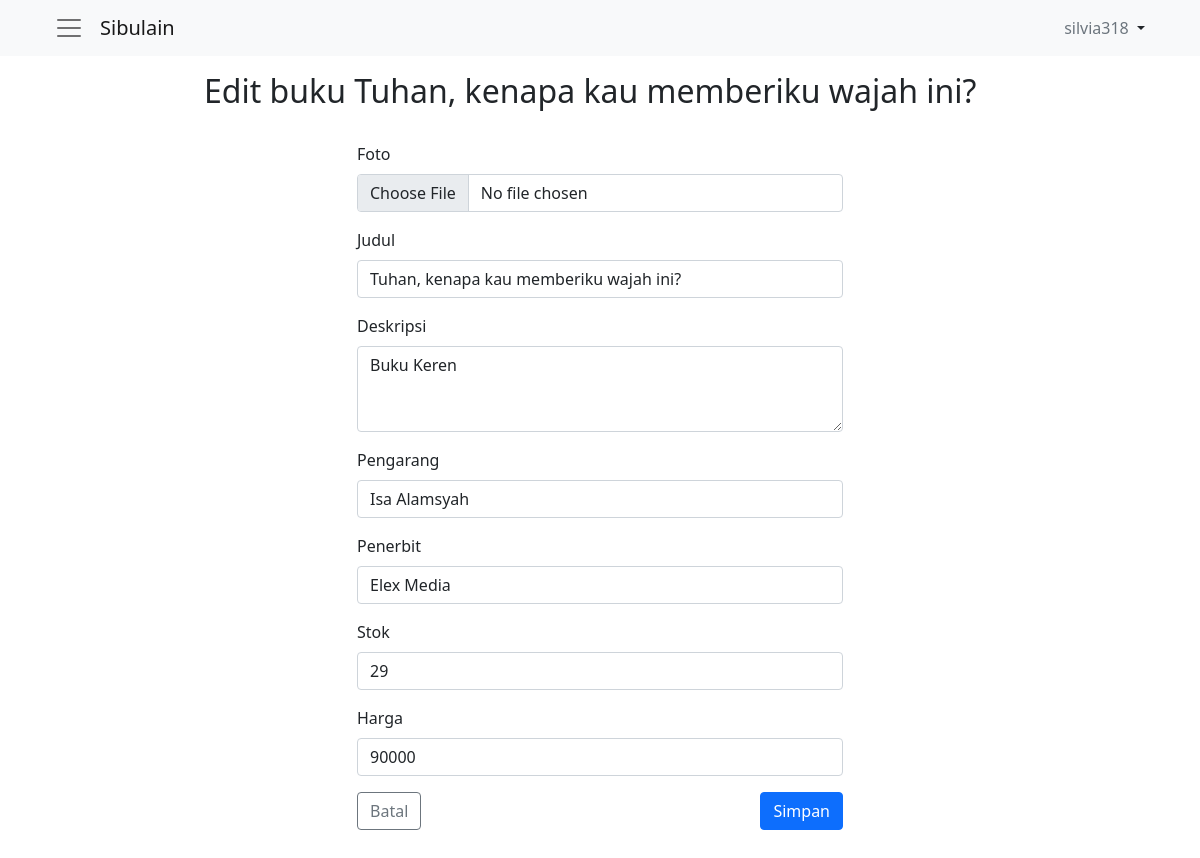
The page /edit.php?hal=edit&kd_buku=36 (signed in) on the database its author committed.
### tables this page shows
CREATE TABLE `buku` (
  `kd_buku` int(11) NOT NULL,
  `foto` varchar(200) NOT NULL,
  `judul` varchar(100) NOT NULL,
  `deskripsi` varchar(200) NOT NULL,
  `pengarang` varchar(30) NOT NULL,
  `penerbit` varchar(20) NOT NULL,
  `stok` int(11) NOT NULL,
  `harga` bigint(20) NOT NULL
);

### edit.php (the view, shortened to what this page needs)
<?php
$username = $_SESSION["username"];
require_once('components.php');
$components = new Components();
include "koneksi.php";
if ($_GET['hal'] == "edit") {
    $sql = "SELECT * FROM buku WHERE kd_buku ='$_GET[kd_buku]'";
    $query = mysqli_query($conn, $sql);
    $prd = mysqli_fetch_array($query);
    if ($prd) {
        $Judul = $prd['judul'];
        $Deskripsi = $prd['deskripsi'];
        $Pengarang = $prd['pengarang'];
        $Penerbit = $prd['penerbit'];
        $stok = $prd['stok'];
        $Harga = $prd['harga'];
    }
}
?>
<!doctype html>
<html lang="en">
<head>
    <link href="https://cdn.jsdelivr.net/npm/bootstrap@5.1.3/dist/css/bootstrap.min.css" rel="stylesheet">
</head>
<body>
    <?= $components->sidebar($username) ?>
    <div>
        <div class="row py-3">
            <div class="col-10 col-md-8 mx-auto">
                <div class="col-sm">
                    <h2>Edit buku <?= $Judul ?></h2>
                </div>
            </div>
        </div>
    </div>
    <div>
        <div class="row py-2">
            <div class="col-10 col-md-5 mx-auto pb-5">
                <form action="" method="POST">
                    <div class="mb-3">
                        <label for="gambar" class="form-label">Foto</label>
                        <input class="form-control" type="file" name="Foto" id="gambar" required>
                    </div>
                    <div class="mb-3">
                        <label for="judul" class="form-label">Judul</label>
                        <input type="text" class="form-control" id="judul" name="Judul" placeholder="Judul buku" value="<?= $Judul ?>" required>
                    </div>
                    <div class="mb-3">
                        <label for="deskripsi" class="form-label">Deskripsi</label>
                        <textarea class="form-control" id="deskripsi" rows="3" name="Deskripsi"><?= $Deskripsi ?></textarea>
                    </div>
                    <div class="mb-3">
                        <label for="pengarang" class="form-label">Pengarang</label>
                        <input type="text" class="form-control" id="pengarang" name="Pengarang" placeholder="J. K. Rowling" value="<?= $Pengarang ?>" required>
                    </div>
                    <div class="mb-3">
                        <label for="penerbit" class="form-label">Penerbit</label>
                        <input type="text" class="form-control" id="penerbit" name="Penerbit" placeholder="Gramedia" value="<?= $Penerbit ?>" required>
                    </div>
                    <div class="mb-3">
                        <label for="stok" class="form-label">Stok</label>
                        <input type="number" class="form-control" id="stok" name="stok" placeholder="1000" value="<?= $stok ?>" required>
                    </div>
                    <div class="mb-3">
                        <label for="harga" class="form-label">Harga</label>
                        <input type="number" class="form-control" id="harga" name="Harga" placeholder="RP.54,000" value="<?= $Harga ?>" required>
                    </div>
                    <div class="d-flex justify-content-between">
                        <button class="btn btn-outline-secondary" type="reset">Batal</button>
                        <button class="btn btn-primary" type="submit" name="submit">Simpan</button>
                    </div>
                </form>
            </div>
        </div>
    </div>
    </main>
</body>
</html>

### rows shown on the page
buku: judul "Tuhan, kenapa kau memberiku wajah ini?", Judul "Tuhan, kenapa kau memberiku wajah ini?", Deskripsi "Buku Keren", Pengarang "Isa Alamsyah", Penerbit "Elex Media", stok "29", Harga "90000"

### other values the page prints
$username "silvia318"
